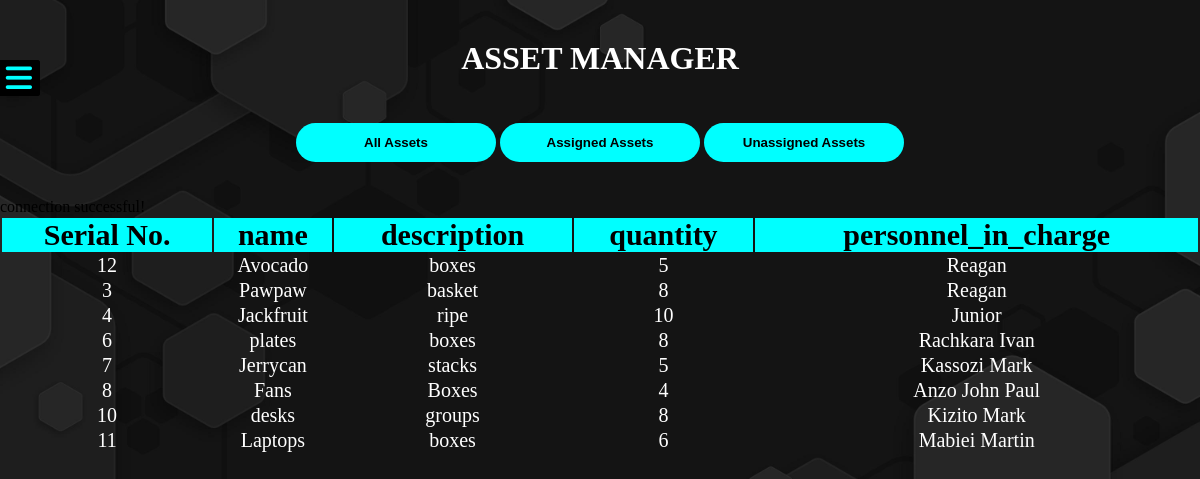
Page /view_asset2.php on the committed database.
### tables this page shows
CREATE TABLE IF NOT EXISTS `asset` (
  `id` int(11) NOT NULL AUTO_INCREMENT,
  `name` varchar(255) NOT NULL,
  `description` varchar(255) NOT NULL,
  `quantity` int(11) NOT NULL,
  `personnel_in_charge` varchar(50) DEFAULT NULL,
  PRIMARY KEY (`id`)
);

### view_asset2.php (the view, shortened to what this page needs)
<!doctype html>
<html>
<head>
	<link rel="stylesheet" type="text/css" href="assetstyle.css">
    <link rel="stylesheet" href="https://cdnjs.cloudflare.com/ajax/libs/font-awesome/6.3.0/css/all.min.css" />
</head>
<body>
    <div class="menu">
        <label for="check">
           <span class="fa-solid fa-bars" id="bar"></span>
        </label>
     </div>
    <header>
       <h1>ASSET MANAGER</h1>
    </header><br><br>
       <div class="controlbuttons" align="center">
         <button><a href="view_asset.php">All Assets</a></button>
           <button><a href="view_asset2.php">Assigned Assets</a></button>
           <button><a href="view_asset1.php">Unassigned Assets</a></button>
           </div><br><br>
    <table style="color: white; width: 100%; border:  padding: 50px;">
        <thead style="background-color: aqua; color: black; padding: 10px; font-size: 30px;" >
            <tr>
                <th>Serial No.</th>
                <th>name</th>
                <th>description</th>
                <th>quantity</th>
                <th>personnel_in_charge</th>
            </tr>
        </thead>
        <tbody style="padding: 10px; text-align: center; font-size: 20px;">
<?php
include("connection.php");
$query = "SELECT * FROM asset WHERE personnel_in_charge IS NOT NULL ";
$result = mysqli_query($con, $query);
while($row = mysqli_fetch_assoc($result)){
    echo "<tr>";
    echo "<td>".$row['id']."</td>";
    echo "<td>".$row['name']."</td>";
    echo "<td>".$row['description']."</td>";
    echo "<td>".$row['quantity']."</td>";
    echo "<td>".$row['personnel_in_charge']."</td>";
    echo "</tr>";
}
?>
        </tbody>
    </table>
    </body>
</html>

### assetstyle.css (style rules this page uses)
* { margin: 0; padding: 0; box-sizing: border-box; }
body { background-image: url("IMAGES/5137894.png"); -webkit-background-size: cover; background-size: cover; background-position: center center; height: 100vh; }
.menu { height: 100%; width: 250px; position: absolute; background: #161616; z-index: 1; transition: 0.5s ease; transform: translateX(-250px); }
a { text-decoration: none; }
span { position: absolute; right: -40px; top: 30px; font-size: 30px; border-radius: 3px; color: aqua; padding: 3px 8px; cursor: pointer; background: #000; }
h1 { color: #fff; text-align: center; padding: 10px; margin-top: 30px; }
button { background-color: aqua; color: black; border: 2px solid transparent; font-weight: bold; padding: 10px; border-radius: 30px; transition: .4s; width: 200px; }
button a { text-decoration: none; color: black; }

### rows in the picture
asset: id "12", name "Avocado", description "boxes", quantity "5", personnel_in_charge "Reagan"
asset: id "3", name "Pawpaw", description "basket", quantity "8", personnel_in_charge "Reagan"
asset: id "4", name "Jackfruit", description "ripe", quantity "10", personnel_in_charge "Junior"
asset: id "6", name "plates", description "boxes", quantity "8", personnel_in_charge "Rachkara Ivan"
asset: id "7", name "Jerrycan", description "stacks", quantity "5", personnel_in_charge "Kassozi Mark"
asset: id "8", name "Fans", description "Boxes", quantity "4", personnel_in_charge "Anzo John Paul"
asset: id "10", name "desks", description "groups", quantity "8", personnel_in_charge "Kizito Mark"
asset: id "11", name "Laptops", description "boxes", quantity "6", personnel_in_charge "Mabiei Martin"
